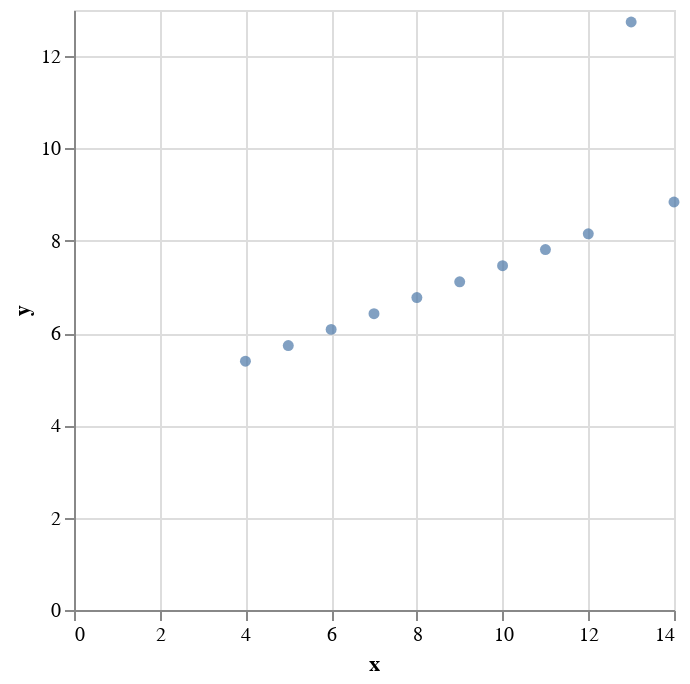

The code cell stored with this chart in its notebook:
### Code cell
# Define the dataset
dataset_3 = np.array([
    [10, 7.46], [8, 6.77], [13, 12.74], [9, 7.11], [11, 7.81],
    [14, 8.84], [6, 6.08], [4, 5.39], [12, 8.15], [7, 6.42], [5, 5.73]
])

# Create DataFrames for each dataset
df_3 = pd.DataFrame(dataset_3, columns=['x', 'y'])

# Scatter plots for each dataset
alt.Chart(df_3).mark_circle().encode(
    x='x',
    y='y'
)

### Figure 1 — Vega-Lite specification as saved in the notebook (floating-point values rounded to 4 significant figures)
{"config": {"view": {"continuousWidth": 300, "continuousHeight": 300}}, "data": {"name": "data-5a8950f8ce929143ca3db07a6f62cdaf"}, "mark": {"type": "circle"}, "encoding": {"x": {"field": "x", "type": "quantitative"}, "y": {"field": "y", "type": "quantitative"}}, "$schema": "https://vega.github.io/schema/vega-lite/v5.8.0.json", "datasets": {"data-5a8950f8ce929143ca3db07a6f62cdaf": [{"x": 10.0, "y": 7.46}, {"x": 8.0, "y": 6.77}, {"x": 13.0, "y": 12.74}, {"x": 9.0, "y": 7.11}, {"x": 11.0, "y": 7.81}, {"x": 14.0, "y": 8.84}, {"x": 6.0, "y": 6.08}, {"x": 4.0, "y": 5.39}, {"x": 12.0, "y": 8.15}, {"x": 7.0, "y": 6.42}, {"x": 5.0, "y": 5.73}]}}
